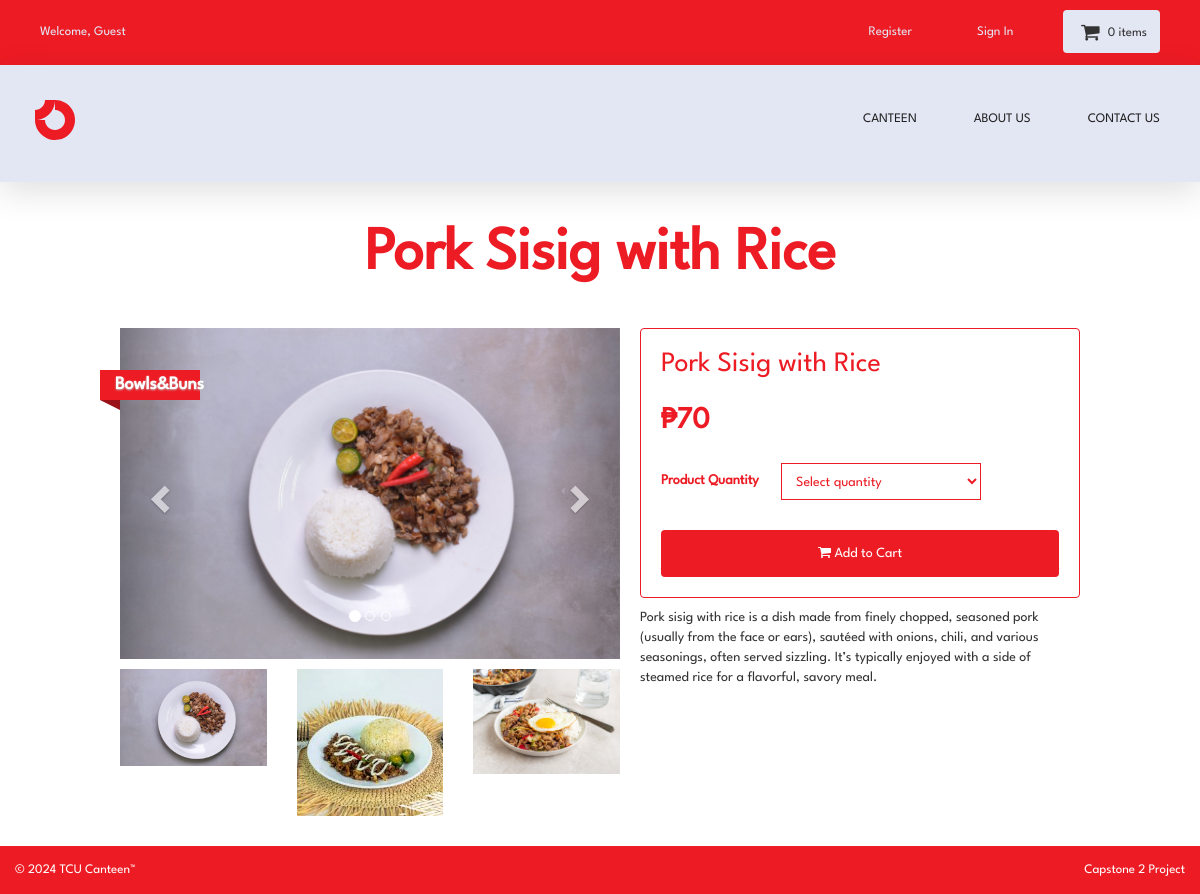
Page /sisig on the committed database.
### tables this page shows
CREATE TABLE `products` (
  `product_id` int(10) NOT NULL,
  `p_cat_id` int(10) NOT NULL,
  `cat_id` int(10) NOT NULL,
  `manufacturer_id` int(10) NOT NULL,
  `date` timestamp NOT NULL DEFAULT current_timestamp() ON UPDATE current_timestamp(),
  `product_title` text NOT NULL,
  `product_url` text NOT NULL,
  `product_img1` text NOT NULL,
  `product_img2` text NOT NULL,
  `product_img3` text NOT NULL,
  `product_price` int(10) NOT NULL,
  `product_psp_price` int(100) NOT NULL,
  `product_desc` text NOT NULL,
  `product_keywords` text NOT NULL,
  `product_label` text NOT NULL,
  `status` varchar(255) NOT NULL
);

### details.php (the view, shortened to what this page needs)
<?php
include("includes/db.php");
include("includes/header.php");
include("functions/functions.php");
include("includes/main.php");
?>
<?php
$product_id = @$_GET['pro_id'];
$get_product = "select * from products where product_url='$product_id'";
$run_product = mysqli_query($con,$get_product);
$check_product = mysqli_num_rows($run_product);
if($check_product == 0){
    echo "<script> window.open('index.php','_self') </script>";
}
else {
    $row_product = mysqli_fetch_array($run_product);
    $pro_title = $row_product['product_title'];
    $pro_price = $row_product['product_price'];
    $pro_desc = $row_product['product_desc'];
    $pro_img1 = $row_product['product_img1'];
    $pro_img2 = $row_product['product_img2'];
    $pro_img3 = $row_product['product_img3'];
    $pro_label = $row_product['product_label'];
    $pro_psp_price = $row_product['product_psp_price'];
    $status = $row_product['status'];
    if($pro_label == "") {
        $product_label = "";
    } else {
        $product_label = "
            <a class='label sale' href='#' style='color:black;'>
                <div class='thelabel'>$pro_label</div>
                <div class='label-background'></div>
            </a>
        ";
    }
?>
<main>
  <div class="header" style="width:100%; text-align: center;">
    <h1><?php echo $pro_title; ?></h1>
  </div>
</main>
<div id="content">
  <div class="container">
    <div class="product_detail_container">
      <div class="row" id="productMain">
        <div class="">
          <div id="mainImage">
            <div id="myCarousel" class="carousel slide" data-ride="carousel">
              <ol class="carousel-indicators">
                <li data-target="#myCarousel" data-slide-to="0" class="active"></li>
                <li data-target="#myCarousel" data-slide-to="1"></li>
                <li data-target="#myCarousel" data-slide-to="2"></li>
              </ol>
              <div class="carousel-inner">
                <div class="item active">
                  <center>
                    <img src="./admin/product_images/food/<?php echo $pro_img1; ?>" class="img-responsive">
                  </center>
                </div>
              </div>
              <a href="#myCarousel" class="left carousel-control" data-slide="prev">
                <span class="glyphicon glyphicon-chevron-left"> </span>
              </a>
              <a class="right carousel-control" href="#myCarousel" data-slide="next">
                <span class="glyphicon glyphicon-chevron-right"> </span>
              </a>
            </div>
            <div class="row" id="thumbs">
              <div class="col-xs-4">
                <a href="#" class="thumb">
                  <img src="./admin/product_images/food/<?php echo $pro_img1; ?>" class="img-responsive">
                </a>
              </div>
              <div class="col-xs-4">
                <a href="#" class="thumb">
                  <img src="./admin/product_images/food/<?php echo $pro_img2; ?>" class="img-responsive">
                </a>
              </div>
              <div class="col-xs-4">
                <a href="#" class="thumb">
                  <img src="./admin/product_images/food/<?php echo $pro_img3; ?>" class="img-responsive">
                </a>
              </div>
            </div>
            <?php echo $product_label; ?>
          </div>
        </div>
        <div class="product_form_container">
          <div class="product_form">
            <h1 class="product_title"> <?php echo $pro_title; ?> </h1>
            <form action="" method="post" class="form-horizontal">
              <?php
                            if($status == "product"){
                                if($pro_label == "Sale" or $pro_label == "Gift"){
                                    echo "<p class='price'><del> ₱$pro_price </del>  ₱$pro_psp_price</p>";
                                } else {
                                    echo "<p class='price'>₱$pro_price</p>";
                                }
                            } else {
                                if($pro_label == "Sale" or $pro_label == "Gift"){
                                    echo "<p class='price'>Bundle Price : <del> ₱$pro_price </del><br>Bundle sale Price : ₱$pro_psp_price</p>";
                                } else {
                                    echo "<p class='price'>Bundle Price : ₱$pro_price</p>";
                                }
                            }
                            ?>
              <?php if($status == "product"){ ?>
              <div class="field_form">
                <label>Product Quantity </label>
                <select name="product_qty">
                  <option>Select quantity</option>
                </select>
              </div>
              <?php } ?>
              <div class="buttons">
                <button class="add_cart" type="submit" name="add_cart">
                  <i class="fa fa-shopping-cart"></i> Add to Cart
                </button>
              </div>
            </form>
          </div>
          <p class='product_desc'><?php echo $pro_desc; ?></p>
        </div>
      </div>
    </div>
  </div>
</div>
<?php include("includes/footer.php"); ?>
</body>
</html>
<?php } ?>

### styles/backend.css (style rules this page uses)
html { font-family: 'League Spartan', Helvetica, Arial, sans-serif; line-height: 1.15; -ms-text-size-adjust: 100%; -webkit-text-size-adjust: 100%; }
body { position: relative; margin: 0; font-family: 'LeagueSpartan-Regular', Helvetica, Arial, sans-serif; }
h1 { font-size: 2em; margin: 0.67em 0; }
figcaption, figure, main { display: block; }
a { background-color: transparent; -webkit-text-decoration-skip: objects; }
img { border-style: none; }
button, input, optgroup, select, textarea { font-family: sans-serif; font-size: 100%; line-height: 1.15; margin: 0; }
button, input { overflow: visible; }
button, select { text-transform: none; }
[type='reset'], [type='submit'], button, html [type='button'] { -webkit-appearance: button; }
html { box-sizing: border-box; }
body { min-width: 1190px; font-family: League Spartan, sans-serif; font-weight: 400; background-color: white; }
.container { width: 100%; margin: 0 auto; }
img { max-width: 100%; height: auto; }

### styles/style.css (style rules this page uses)
body { min-height: 100vh; position: relative; font-family: 'LeagueSpartan-Regular', Helvetica, Arial, sans-serif; font-size: 14px; line-height: 1.42857143; color: #333333; overflow-x: hidden; }
#content #productMain { margin-bottom: 30px; }
.label { text-decoration: none; position: absolute; top: 50px; padding-left: 51px; z-index: 20; }
.label .thelabel { position: relative; width: 100px; padding: 6px 50px 6px 15px; margin: 40px 50px 10px -71px; color: #fff; font-size: 18px; font-weight: bold; background-color: #337ab7; text-shadow: 0px 1px 2px #bbb; }
.label .thelabel:before, .label .thelabel:after { content: ''; position: absolute; width: 0; height: 0; }
.label .thelabel:after { left: 0px; top: 100%; border-width: 5px 10px; border-style: solid; border-color: #9b1118 #9b1118 transparent transparent; }
.label.sale { top: 0; }

### styles/login.css (style rules this page uses)
form { width: 100%; padding: 4rem; }

### styles/products.css (style rules this page uses)
.header { width: 100%; text-align: center; }
.header h1 { font-size: 6rem; color: #ed1b24; font-weight: bold; }
.label.sale .thelabel { background-color: #ed1b24; }

### styles/product_details.css (style rules this page uses)
.product_detail_container { display: flex; align-items: center; justify-content: center; flex-direction: column; }
.product_detail_container #productMain { width: 100rem; display: flex; align-items: flex-start; justify-content: center; gap: 2rem; }
#productMain #mainImage { width: 50rem; position: relative; display: flex; align-items: center; justify-content: center; flex-direction: column; gap: 1rem; }
.label.sale { left: 0; }
.product_form_container { width: 50rem; display: flex; align-items: flex-start; justify-content: center; flex-direction: column; gap: 1rem; }
.product_form { width: 100%; padding: 0; padding: 2rem; border: 1px solid #ed1b24; border-radius: 4px; }
.product_form .product_title { margin: 0; color: #ed1b24; }
.product_form .form-horizontal { padding: 0; margin-top: 2rem; display: flex; align-items: flex-start; justify-content: flex-start; flex-direction: column; gap: 1rem; }
.product_form .form-horizontal .field_form, .product_form .form-horizontal .field_form label, .product_form .form-horizontal .price { margin: 0; }
.product_form .form-horizontal .field_form { width: 32rem; display: flex; align-items: center; justify-content: space-between; gap: 1rem; }
.product_form .form-horizontal .field_form label { color: #ed1b24; }
.product_form .form-horizontal .field_form select { outline: 0; border: 0; background: none; padding: 0; width: 20rem; border: 1px solid #ed1b24; color: #ed1b24; font-family: 'League Spartan', sans-serif; padding: 1rem; }
.product_form .form-horizontal .field_form select option { padding: 0; padding: 0.5rem; }
.product_form .form-horizontal .price { font-size: 3rem; font-weight: bold; color: #ed1b24; margin-bottom: 1rem; display: flex; gap: 1rem; }
.form-horizontal .buttons { margin: 0; width: 100%; display: flex; align-items: center; justify-content: center; flex-direction: row-reverse; gap: 1rem; margin-top: 2rem; }
.form-horizontal .buttons > * { outline: 0; border: 0; padding: 1.5rem; color: white; border-radius: 4px; }
.form-horizontal .buttons .add_cart { width: 100%; background-color: #ed1b24; font-family: 'League Spartan', sans-serif; color: white; }
.product_desc { margin: 0; width: 100%; }

### rows in the picture
products: product_title "Pork Sisig with Rice", product_img1 (picture), product_img2 (picture), product_img3 (picture), product_label "Bowls&Buns", product_price "70", product_desc "Pork sisig with rice is a dish made from finely chopped, seasoned pork (usually from the face or ears), sautéed with onions, chili, and various seasonings, often served sizzling. It’s typically enjoyed with a side of steamed rice for a flavorful, savory meal."

### other values in the picture
$count_items "0"
